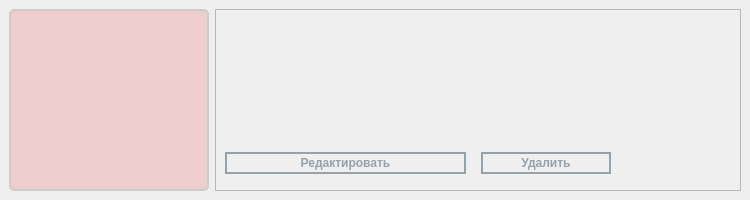
<?xml version="1.0" encoding="UTF-8"?>
<ui version="4.0">
 <class>card</class>
 <widget class="QWidget" name="card">
  <property name="geometry">
   <rect>
    <x>0</x>
    <y>0</y>
    <width>750</width>
    <height>200</height>
   </rect>
  </property>
  <property name="minimumSize">
   <size>
    <width>750</width>
    <height>200</height>
   </size>
  </property>
  <property name="maximumSize">
   <size>
    <width>750</width>
    <height>200</height>
   </size>
  </property>
  <property name="windowTitle">
   <string>Form</string>
  </property>
  <property name="styleSheet">
   <string notr="true"/>
  </property>
  <layout class="QHBoxLayout" name="horizontalLayout">
   <property name="spacing">
    <number>0</number>
   </property>
   <property name="leftMargin">
    <number>0</number>
   </property>
   <property name="topMargin">
    <number>0</number>
   </property>
   <property name="rightMargin">
    <number>0</number>
   </property>
   <property name="bottomMargin">
    <number>0</number>
   </property>
   <item>
    <widget class="QFrame" name="container">
     <property name="styleSheet">
      <string notr="true"/>
     </property>
     <property name="frameShape">
      <enum>QFrame::NoFrame</enum>
     </property>
     <property name="frameShadow">
      <enum>QFrame::Raised</enum>
     </property>
     <layout class="QHBoxLayout" name="horizontalLayout_2">
      <item>
       <widget class="QFrame" name="image_wrapper">
        <property name="minimumSize">
         <size>
          <width>200</width>
          <height>0</height>
         </size>
        </property>
        <property name="maximumSize">
         <size>
          <width>200</width>
          <height>16777215</height>
         </size>
        </property>
        <property name="styleSheet">
         <string notr="true">QFrame {
	background: #eecdcd;
	border: 1px solid #cbcbcb;
	border-radius: 5px;
}</string>
        </property>
        <property name="frameShape">
         <enum>QFrame::NoFrame</enum>
        </property>
        <property name="frameShadow">
         <enum>QFrame::Raised</enum>
        </property>
        <layout class="QVBoxLayout" name="verticalLayout">
         <property name="spacing">
          <number>0</number>
         </property>
         <property name="leftMargin">
          <number>0</number>
         </property>
         <property name="topMargin">
          <number>0</number>
         </property>
         <property name="rightMargin">
          <number>0</number>
         </property>
         <property name="bottomMargin">
          <number>0</number>
         </property>
         <item>
          <widget class="QLabel" name="image">
           <property name="text">
            <string/>
           </property>
          </widget>
         </item>
        </layout>
       </widget>
      </item>
      <item>
       <widget class="QFrame" name="content">
        <property name="frameShape">
         <enum>QFrame::StyledPanel</enum>
        </property>
        <property name="frameShadow">
         <enum>QFrame::Raised</enum>
        </property>
        <layout class="QVBoxLayout" name="verticalLayout_2">
         <item>
          <widget class="QLabel" name="title_label">
           <property name="styleSheet">
            <string notr="true">QLabel {
	color: #94a2ab;
	font-size: 14px;
	font-weight: 600;
}</string>
           </property>
           <property name="text">
            <string/>
           </property>
          </widget>
         </item>
         <item>
          <widget class="QLabel" name="price_label">
           <property name="styleSheet">
            <string notr="true">QLabel {
	color: #94a2ab;
	font-size: 13px;
	font-weight: 500;
}</string>
           </property>
           <property name="text">
            <string/>
           </property>
          </widget>
         </item>
         <item>
          <widget class="QLabel" name="discount_label">
           <property name="styleSheet">
            <string notr="true">QLabel {
	color: #94a2ab;
	font-size: 12px;
	font-weight: 500;
}</string>
           </property>
           <property name="text">
            <string/>
           </property>
          </widget>
         </item>
         <item>
          <widget class="QFrame" name="footer">
           <property name="layoutDirection">
            <enum>Qt::LeftToRight</enum>
           </property>
           <property name="styleSheet">
            <string notr="true"/>
           </property>
           <property name="frameShape">
            <enum>QFrame::NoFrame</enum>
           </property>
           <property name="frameShadow">
            <enum>QFrame::Raised</enum>
           </property>
           <layout class="QHBoxLayout" name="horizontalLayout_3">
            <property name="spacing">
             <number>15</number>
            </property>
            <property name="sizeConstraint">
             <enum>QLayout::SetDefaultConstraint</enum>
            </property>
            <property name="leftMargin">
             <number>0</number>
            </property>
            <property name="topMargin">
             <number>0</number>
            </property>
            <property name="rightMargin">
             <number>120</number>
            </property>
            <property name="bottomMargin">
             <number>0</number>
            </property>
            <item>
             <widget class="QPushButton" name="nav_to_edit_button">
              <property name="maximumSize">
               <size>
                <width>250</width>
                <height>16777215</height>
               </size>
              </property>
              <property name="styleSheet">
               <string notr="true">QPushButton {
	border: 1.5px solid #94a2ab;
	color: #94a2ab;
	padding: 2px 5px;
	font-size: 12px;
	font-weight: 600;
}

QPushButton:hover {
	border: 1.5px solid #cdd6ee;
	color: #cdd6ee;
}</string>
              </property>
              <property name="text">
               <string>Редактировать</string>
              </property>
             </widget>
            </item>
            <item>
             <widget class="QPushButton" name="remove_service_button">
              <property name="maximumSize">
               <size>
                <width>130</width>
                <height>16777215</height>
               </size>
              </property>
              <property name="styleSheet">
               <string notr="true">QPushButton {
	border: 1.5px solid #94a2ab;
	color: #94a2ab;
	padding: 2px 5px;
	font-size: 12px;
	font-weight: 600;
}

QPushButton:hover {
	border: 1.5px solid #cdd6ee;
	color: #cdd6ee;
}</string>
              </property>
              <property name="text">
               <string>Удалить</string>
              </property>
              <property name="flat">
               <bool>false</bool>
              </property>
             </widget>
            </item>
           </layout>
          </widget>
         </item>
        </layout>
       </widget>
      </item>
     </layout>
    </widget>
   </item>
  </layout>
 </widget>
 <resources/>
 <connections/>
</ui>
